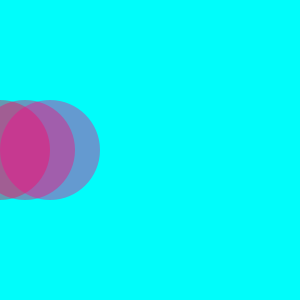
Frame 1 (no input)
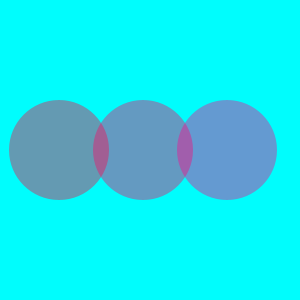
Frame 60 (the mouse pressed at the canvas centre just before this capture)
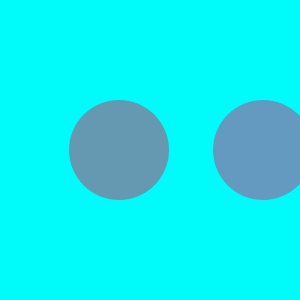
Frame 120 (the mouse held since frame 60 and released just before this capture)

The Processing sketch that drew these frames (run headless with seeded random() and noise(); from frame 60 on, the mouse is pressed at the canvas centre):

// Processing sketch: processing_86717
// ── processing_86717.pde


int x1=0;
int x2=25;
int x3=50;
color c1= color(255, 0, 60);
color c2= color(255, 0, 100);
color c3= color(255, 0, 140);

void setup() {

size(300, 300);
noStroke();
}


void draw() {
background(0, random(250, 255), random(250, 255));
fill(c1, 100);
ellipse(x1, 150, 100, 100);
x1++;

fill(c2, 100);
ellipse(x2, 150, 100, 100);
x2+=2;

fill(c3, 100);
ellipse(x3, 150, 100, 100);
x3+=3;
}
